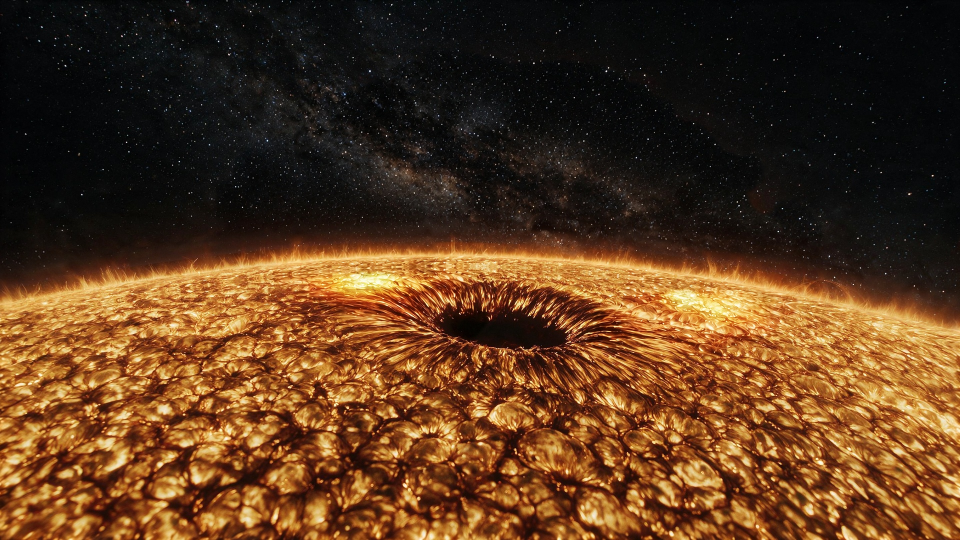
#> input picture assets-src/sun/terrain/base90.jpg, 1920 x 1080 px (shown at 1/2 size)
$ python match.py ../terrain/base90.jpg
#> lines starting #> are read from the running program, lines starting #| are printed output that depends on the picture
### assets-src/sun/orbit/geo.py
import json
import numpy as np
import cv2
from PIL import Image

Image.MAX_IMAGE_PIXELS = None
ROOT = __file__.rsplit('/assets-src/', 1)[0]
WORK = ROOT + '/out/work/sun'
HERO = ROOT + '/references/approved/sun-hero.png'
HERO2 = WORK + '/hero-x2.png'
FIT = json.load(open(ROOT + '/assets-src/sun/fit.json'))
#> (reads assets-src/earth/fit.json from the repository)
W, H = FIT['imageSize']
VFOV = np.radians(FIT['vfovDeg'])
TH = np.tan(VFOV / 2)
CAM = np.array(FIT['camera']['position'], dtype=np.float64)
DIST = float(np.linalg.norm(CAM))
CX, CY, RPX = FIT['circle']['cx'], FIT['circle']['cy'], FIT['circle']['r']
FOCAL = (H / 2) / TH


def to_linear(a):
    return np.where(a <= 0.04045, a / 12.92, ((a + 0.055) / 1.055) ** 2.4)


def to_srgb(a):
    a = np.clip(a, 0, 1)
    return np.where(a <= 0.0031308, a * 12.92, 1.055 * a ** (1 / 2.4) - 0.055)


def unfilm(y):
    y = np.clip(y, 0, 0.985)
    ca, cb, cc, cd, ce = 2.51, 0.03, 2.43, 0.59, 0.14
    kk = cd * y - cb
    return (-kk - np.sqrt(np.maximum(kk * kk - 4 * (cc * y - ca) * ce * y, 0))) / (2 * (cc * y - ca))


def film(x):
    x = np.maximum(x, 0)
    return np.clip(x * (2.51 * x + 0.03) / (x * (2.43 * x + 0.59) + 0.14), 0, 1)


def scene(code):
    return unfilm(to_linear(code))


def code(lin):
    return to_srgb(film(lin))


def load(path):
    return np.asarray(Image.open(path).convert('RGB')).astype(np.float32) / 255


# [6 lines left out: function save, not called in this run]


def luma(a):
    return a @ np.array([0.2126, 0.7152, 0.0722], dtype=np.float32)


def step(v, lo, hi):
    t = np.clip((v - lo) / (hi - lo), 0, 1)
    return t * t * (3 - 2 * t)


# [17 lines left out: functions map_dirs, project, not called in this run]


def sample(img, px, py, interp=cv2.INTER_LANCZOS4):
    return cv2.remap(img, (px - 0.5).astype(np.float32), (py - 0.5).astype(np.float32), interp, borderMode=cv2.BORDER_REFLECT)

### assets-src/sun/orbit/match.py
import json
import sys
import numpy as np
import cv2
from scipy import ndimage as ndi
from geo import *
from polar import *

OPEN = 7
SOFT = 6
ACROSS = 6.0
ALONG = 0.02
LIMITS = (0.3, 1.5)
SIZE = (512, 128)


def floor(path):
    a = np.asarray(Image.open(path).convert('RGB').resize((W, H), Image.LANCZOS)).astype(np.float32) / 255
    low = np.stack([ndi.grey_opening(a[..., c], size=(OPEN, OPEN)) for c in range(3)], -1)
    return scene(cv2.GaussianBlur(low, (0, 0), SOFT)).astype(np.float32)


def soften(a):
    a = ndi.gaussian_filter1d(a, ACROSS / 360 * PW, axis=1, mode='wrap')
    return ndi.gaussian_filter1d(a, ALONG / np.log(B1 / B0) * PH, axis=0, mode='nearest')


def main(render):
    excess = floor(render) - floor(HERO)
    t, b = np.meshgrid(cols(), rows())
    px, py = image_xy(t, b)
    inside = ((px >= 2) & (px < W - 2) & (py >= 2) & (py < H - 2) & (b > 1.004)).astype(np.float32)
    pol = cv2.remap(excess, (px - 0.5).astype(np.float32), (py - 0.5).astype(np.float32), cv2.INTER_LINEAR, borderMode=cv2.BORDER_REPLICATE)
    cor = np.load(WORK + '/polar-corona.npy').astype(np.float32)
    seen = soften(inside)
    over = np.stack([soften(pol[..., c] * inside) for c in range(3)], -1) / np.maximum(seen, 1e-3)[..., None]
    light = np.stack([soften(cor[..., c] * inside) for c in range(3)], -1) / np.maximum(seen, 1e-3)[..., None]
    factor = np.clip(1 - over / np.maximum(light, 1e-5), LIMITS[0], LIMITS[1])
    valid = seen > 0.3
    for y in range(1, PH):
        factor[y] = np.where(valid[y][:, None], factor[y], factor[y - 1])
    left = over - light * (1 - factor)
    rr = rows()
    veil = np.zeros((PH, 3), np.float32)
    for y in range(PH):
        m = valid[y]
        if m.sum() > 50:
            veil[y] = np.median(left[y][m], 0)
        elif y:
            veil[y] = veil[y - 1]
    veil = ndi.gaussian_filter1d(veil, 30, axis=0, mode='nearest')
    np.save(ROOT + '/assets-src/sun/orbit/level.npy', cv2.resize(factor, SIZE, interpolation=cv2.INTER_AREA).astype(np.float16))
    pick = np.linspace(0, PH - 1, 64).astype(int)
    json.dump({'radius': [round(float(v), 4) for v in rr[pick]], 'veil': [[round(float(v), 6) for v in veil[y]] for y in pick]}, open(ROOT + '/assets-src/sun/orbit/veil.json', 'w'))
    for lo, hi in ((1.05, 1.2), (1.2, 1.5), (1.5, 1.9), (1.9, 2.4)):
        m = (b > lo) & (b < hi) & (inside > 0)
        print(lo, hi, 'excess', over[m].mean(0).round(5), 'corona', light[m].mean(0).round(5), 'factor', factor[m].mean(0).round(3), 'left', left[m].mean(0).round(5))


main(sys.argv[1])
#> in floor, `low = np.stack([ndi.grey_opening(a[..., c], size=(OPEN, OPEN)) for c i..`:
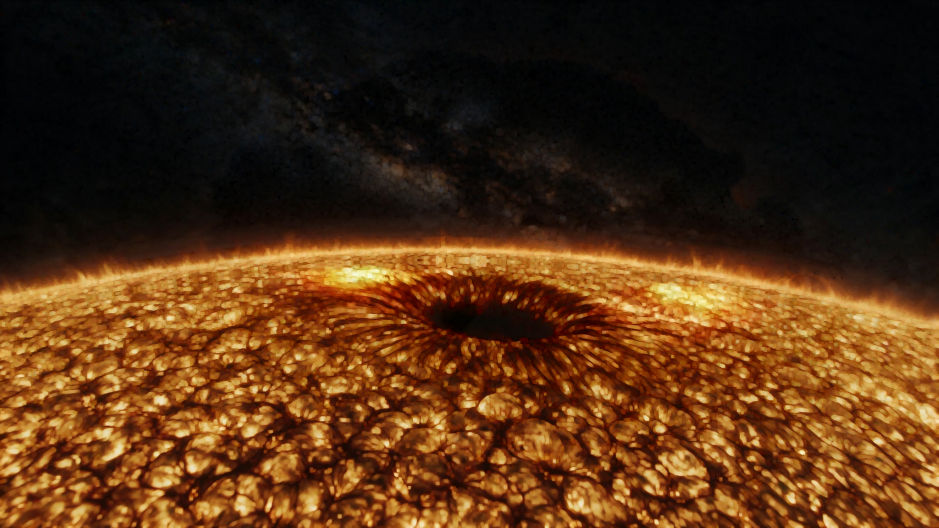
#> low: shape (1584, 2816, 3) float32 (shown at 1/3 size); mean R, G, B 0.318, 0.187, 0.0782
#> in to_linear, `return np.where(a <= 0.04045, a / 12.92, ((a + 0.055) / 1.055) ** 2.4)`:
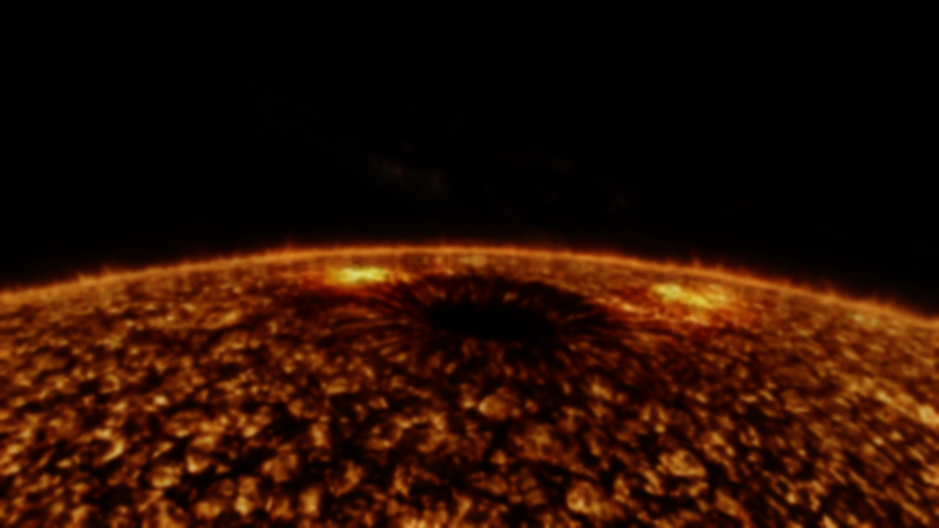
#> returned value: shape (1584, 2816, 3) float32 (shown at 1/3 size); mean of channels 0, 1, 2 0.168, 0.0612, 0.0118; drawn as R, G, B
#> in unfilm, `kk = cd * y - cb`:
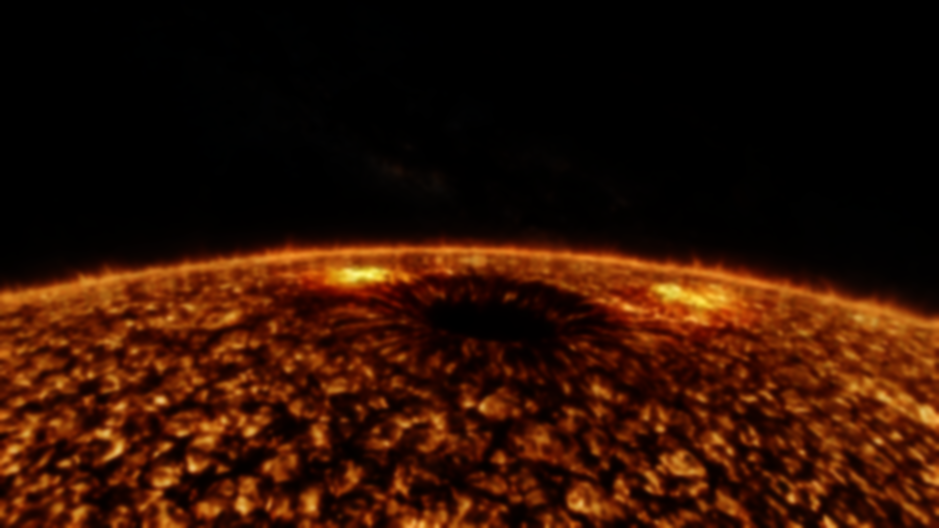
#> kk: shape (1584, 2816, 3) float32 (shown at 1/3 size); mean of channels 0, 1, 2 0.0695, 0.00622, -0.0231; drawn with min black and max white
#> in unfilm, `return (-kk - np.sqrt(np.maximum(kk * kk - 4 * (cc * y - ca) * ce * y,..`:
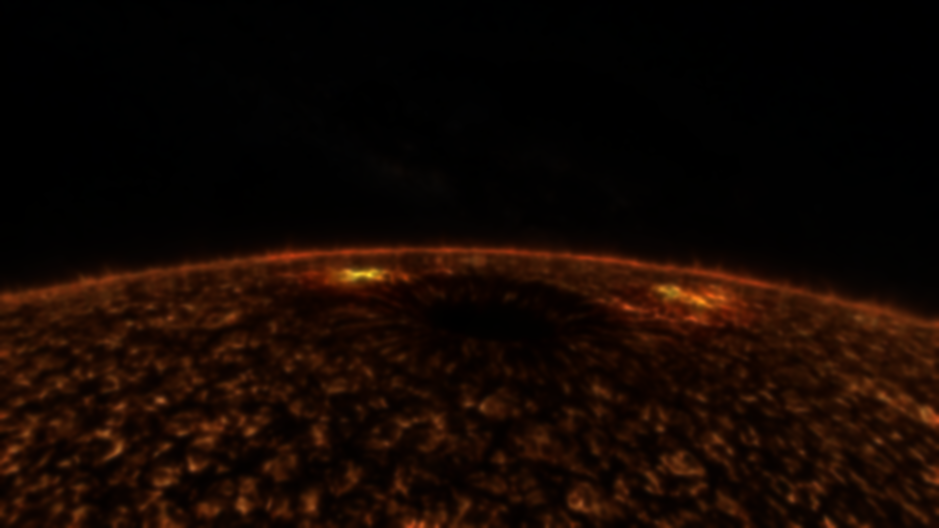
#> returned value: shape (1584, 2816, 3) float32 (shown at 1/3 size); mean of channels 0, 1, 2 0.13, 0.0517, 0.0169; drawn with min black and max white
#> (the run stopped early here; a loop or call above may not have finished)
